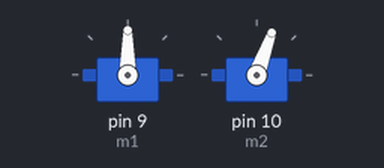
Bench run of a sketch on a simulated Arduino Uno, built with avr-gcc and run on an emulated ATmega328P. Parts: 2 × servo. At 17.0 s the program stops and its outputs stay as they are.

Above: at 0.1 s.
At 1.6 s:
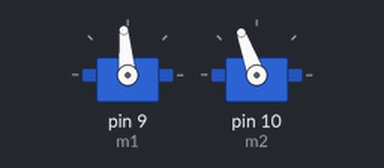
At 8.6 s:
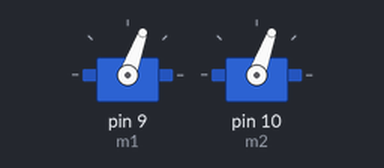
At 16.6 s:
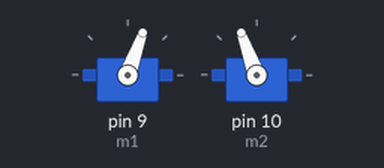
Timing chart, 0 to 18.1 s (numbered marks = the images above):
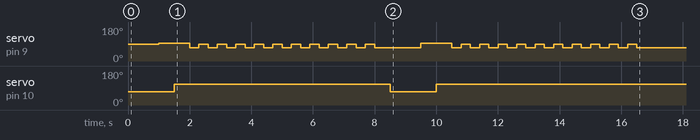

Measured:
- by itself, servo on pin 9 (m1): 90° → 95° at 1.0 s, → 70° 1.0 s later, → 90° 0.30 s later, → 70° 0.30 s later, … (44 changes in this stretch)
- by itself, servo on pin 10 (m2): 70° → 110° at 1.5 s, → 70° 7.0 s later, → 110° 1.5 s later

The sketch:

Prototype_code.ino
```cpp
#include <Servo.h>

unsigned long startTime;
const unsigned long duration = 10000;

Servo m1;
Servo m2;

void setup() {
  m1.attach(9);
  m2.attach(10);

  startTime = millis();
}

void loop() {
  m2.write(70);
  delay(1000);

  m1.write(95);
  delay(500);

  m2.write(110);
  delay(500);

  for( int i=0; i<10; i++ )
  {
    m1.write(70);
    delay(300);

    m1.write(90);
    delay(300);
  }

  m1.write(70);
  delay(500);

  if( millis() - startTime >= duration )
  {
    while( true ) {}
  }
}
```
